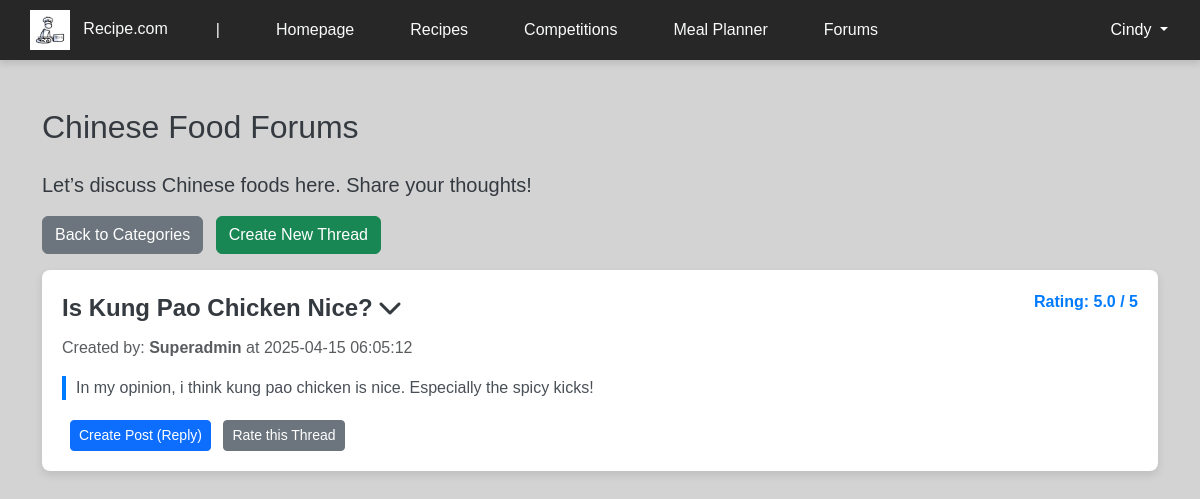
Screenshot of /view/category_threads.php?id=1 (signed in) with the database file from the repository.
### tables this page shows
CREATE TABLE `forum_category` (
  `category_id` int(10) NOT NULL,
  `name` varchar(255) NOT NULL,
  `description` text DEFAULT NULL
);

CREATE TABLE `forum_thread` (
  `thread_id` int(10) NOT NULL,
  `user_id` int(10) NOT NULL,
  `category_id` int(10) NOT NULL,
  `title` varchar(255) NOT NULL,
  `content` text NOT NULL,
  `created_time` datetime NOT NULL,
  `updated_at` datetime DEFAULT NULL
);

CREATE TABLE `user` (
  `user_id` int(10) NOT NULL,
  `username` varchar(20) NOT NULL,
  `email` varchar(30) NOT NULL,
  `password` varchar(255) NOT NULL,
  `roles` varchar(10) NOT NULL,
  `bio` text DEFAULT NULL,
  `created_time` datetime NOT NULL
);

### controller/forum_controller.php (called while the page is built, shortened)
<?php
require_once '../model/forum_model.php';
require_once '../model/user_model.php';
class ForumController {
    private $categoryModel;
    private $threadModel;
    private $ratingModel;
    private $conn;
    public function __construct($db) {
        $this->conn = $db;
        $this->categoryModel = new ForumCategoryModel($db);
        $this->threadModel = new ForumThreadModel($db);
        $this->ratingModel = new ForumRatingModel($db);
    }
    public function getAverageRating($thread_id, $category_id) {
        return $this->ratingModel->getAverageRating($thread_id, $category_id);
    }
    public function getThreadUser($thread_id) {
        $sql = "SELECT user_id FROM forum_thread WHERE thread_id = ?";
        $stmt = $this->conn->prepare($sql);
        $stmt->bind_param("i", $thread_id);
        $stmt->execute();
        $result = $stmt->get_result();
        $row = $result->fetch_assoc();
        return $row ? $row['user_id'] : null;
    }
    public function getThreadsByCategory($category_id) {
        return $this->threadModel->getThreadsByCategory($category_id);
    }
    public function getCategoryById($categoryId) {
        return $this->categoryModel->getCategoryById($categoryId);
    }
}
?>

### model/forum_model.php (called while the page is built, shortened)
<?php
class ForumCategoryModel {
    private $conn;
    public function __construct($db) {
        $this->conn = $db;
    }
    public function getCategoryById($category_id) {
        $sql = "SELECT * FROM forum_category WHERE category_id = ?";
        $stmt = $this->conn->prepare($sql);
        $stmt->bind_param("i", $category_id);
        $stmt->execute();
        $result = $stmt->get_result();
        return $result->fetch_assoc();
    }
}
class ForumThreadModel {
    private $conn;
    public function __construct($db) {
        $this->conn = $db;
    }
    public function getThreadsByCategory($category_id) {
        $sql = "SELECT * FROM forum_thread WHERE category_id = ?";
        $stmt = $this->conn->prepare($sql);
        $stmt->bind_param("i", $category_id);
        $stmt->execute();
        $result = $stmt->get_result();
        return $result->fetch_all(MYSQLI_ASSOC);
    }
}
class ForumRatingModel {
    private $conn;
    public function __construct($db) {
        $this->conn = $db;
    }
    public function getAverageRating($thread_id, $category_id) {
        $sql = "SELECT AVG(rating) as average_rating FROM forum_thread_rating WHERE thread_id = ? AND category_id = ?";
        $stmt = $this->conn->prepare($sql);
        $stmt->bind_param("ii", $thread_id, $category_id);
        $stmt->execute();
        $result = $stmt->get_result();
        $row = $result->fetch_assoc();
        return $row['average_rating'] ?: 0;
    }
}
?>

### controller/user_controller.php (called while the page is built, shortened)
<?php
require_once '../model/user_model.php';
class UserController {
    private $userModel;
    public function __construct($db) {
        $this->userModel = new User($db);
    }
    public function isSuperadmin() {
        return $this->userModel->isSuperadmin();
    }
    public function isAdmin() {
        return $this->userModel->isAdmin();
    }
    public function isMod() {
        return $this->userModel->isMod();
    }
    public function getUserInfo($id) {
        return $this->userModel->getUserInfo($id);
    }
}
?>

### model/user_model.php (called while the page is built, shortened)
<?php
class User {
    private $conn;
    public function __construct($db) {
        $this->conn = $db;
    }
    public function isSuperadmin() {
        return isset($_SESSION['roles']) && $_SESSION['roles'] === 'Superadmin';
    }
    public function isAdmin() {
        return isset($_SESSION['roles']) && $_SESSION['roles'] === 'Admin';
    }
    public function isMod() {
        return isset($_SESSION['roles']) && $_SESSION['roles'] === 'Mod';
    }
    public function getUserInfo($id) {
        $sql = "SELECT * FROM user WHERE user_id = ?";
        $stmt = $this->conn->prepare($sql);
        $stmt->bind_param("i", $id);
        $stmt->execute();
        $result = $stmt->get_result();
        return $result->fetch_assoc();
    }
}
?>

### view/category_threads.php (the view, shortened to what this page needs)
<?php
require '../config/db_connection.php';
require '../controller/forum_controller.php';
require '../controller/user_controller.php';
$forumController = new ForumController($conn);
$userController = new UserController($conn);
$currentUserId = $_SESSION['user_id'] ?? null;
$categoryId = $_GET['id'] ?? null;
$category = $forumController->getCategoryById($categoryId);
$threads = $forumController->getThreadsByCategory($categoryId);
?>
<!DOCTYPE html>
<html lang="en">
<head>
  <link rel="stylesheet" href="../assets/css/header.css">
  <link rel="stylesheet" href="../assets/css/styles.css">
  <link href="https://cdn.jsdelivr.net/npm/bootstrap@5.3.3/dist/css/bootstrap.min.css" rel="stylesheet">
  <link rel="stylesheet" href="https://cdnjs.cloudflare.com/ajax/libs/font-awesome/6.0.0-beta3/css/all.min.css">
</head>
<body>
  <?php include '../includes/header.php'; ?>
  <div class="container mt-5">
    <h2 class="mb-4"><?= htmlspecialchars($category['name']) ?></h2>
    <p class="lead"><?= htmlspecialchars($category['description']) ?></p>
    <a href="../view/forums.php" class="btn btn-secondary mb-3 me-2">Back to Categories</a>
    <a href="create_thread_form.php?category_id=<?= htmlspecialchars($categoryId) ?>" class="btn btn-success mb-3">Create New Thread</a>
    <?php if (empty($threads)): ?>
      <div class="alert alert-info">No threads yet. Be the first to post!</div>
    <?php else: ?>
        <?php foreach ($threads as $thread): ?>
            <?php
              $threadCreatorId = $forumController->getThreadUser($thread['thread_id']);
              $threadCreator = $userController->getUserInfo($threadCreatorId);
              $averageRating = $forumController->getAverageRating($thread['thread_id'], $thread['category_id']);
            ?>
            <div class="thread-box">
                <div class="rating">Rating: <?= number_format($averageRating, 1) ?> / 5</div>
                <div class="thread-title" onclick="toggleReplies(<?= $thread['thread_id'] ?>)">
                  <?= htmlspecialchars($thread['title']) ?>
                    <i class="fas fa-chevron-down toggle-icon" id="icon-<?= $thread['thread_id'] ?>"></i>
                </div>
                <p class="text-muted">Created by: <strong><?= htmlspecialchars($threadCreator['username'] ?? 'Unknown') ?></strong> at <?= htmlspecialchars($thread['created_time']) ?></p>
                <div class="thread-content"><?= htmlspecialchars($thread['content']) ?></div>
                <div class="thread-actions reply-actions d-flex align-items-center mt-3">
                    <div>
                        <a href="thread.php?id=<?= $thread['thread_id'] ?>" class="btn btn-primary btn-sm me-2">Create Post (Reply)</a>
                        <?php if ($currentUserId !== $threadCreatorId && !($userController->isSuperadmin() || $userController->isAdmin() || $userController->isMod())): ?>
                            <a href="rating_form.php?thread_id=<?= $thread['thread_id'] ?>" class="btn btn-secondary btn-sm">Rate this Thread</a>
                        <?php endif; ?>
                    </div>
                </div>
            </div>
        <?php endforeach; ?>
    <?php endif; ?>
  </div>
</body>
</html>

### assets/css/styles.css (style rules this page uses)
* { font-family: 'Georgia', sans-serif; }
body { background-color: #d3d3d3 !important; }

### view/category_threads.php (style rules this page uses)
body { background-color: #f8f9fa; color: #343a40; }
.thread-box { background: white; border-radius: 8px; box-shadow: 0 4px 8px rgba(0, 0, 0, 0.1); padding: 20px; margin-bottom: 20px; position: relative; }
.thread-title { font-size: 24px; margin-bottom: 10px; font-weight: bold; cursor: pointer; }
.thread-content { font-size: 16px; margin-bottom: 20px; border-left: 4px solid #007bff; padding-left: 10px; color: #495057; }
.reply-actions { margin-top: 10px; }
.rating { position: absolute; top: 20px; right: 20px; font-weight: bold; color: #007bff; }

### rows the page displays
forum_category: name "Chinese Food Forums", description "Let’s discuss Chinese foods here. Share your thoughts!"
forum_thread: averageRating "5.0", title "Is Kung Pao Chicken Nice?", user.username "Superadmin", created_time "2025-04-15 06:05:12", content "In my opinion, i think kung pao chicken is nice. Especially the spicy kicks!"

### other values shown
$_SESSION['username'] "Cindy"
